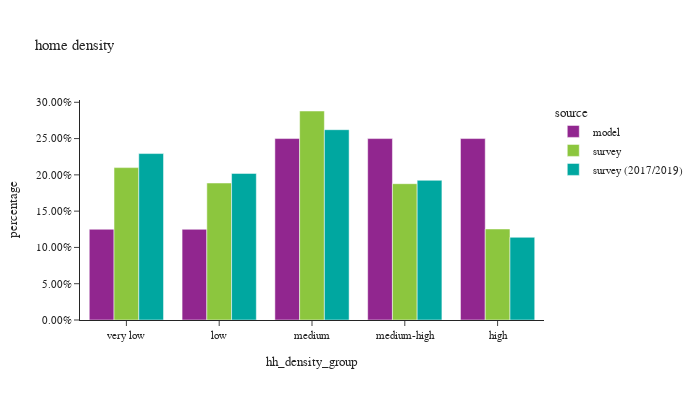

Notebook code cell kept with this figure:
### Code cell
plot_hh_stat(df_hh, 'hh_density_group', 'home density')

### Figure 1 — Plotly figure (JSON) as saved in the notebook; plotly's stock layout.template omitted (floating-point values rounded to 4 significant figures)
{"data": [{"alignmentgroup": "True", "customdata": [[217048], [216986], [434039], [434026], [434030]], "hovertemplate": "source=model<br>hh_density_group=%{x}<br>percentage=%{y}<br>sample count=%{customdata[0]}<extra></extra>", "legendgroup": "model", "marker": {"color": "#91268F", "pattern": {"shape": ""}}, "name": "model", "offsetgroup": "model", "orientation": "v", "showlegend": true, "textposition": "auto", "type": "bar", "x": ["very low", "low", "medium", "medium-high", "high"], "xaxis": "x", "y": [0.125, 0.125, 0.25, 0.25, 0.25], "yaxis": "y"}, {"alignmentgroup": "True", "customdata": [[697], [645], [1006], [666], [555]], "hovertemplate": "source=survey<br>hh_density_group=%{x}<br>percentage=%{y}<br>sample count=%{customdata[0]}<extra></extra>", "legendgroup": "survey", "marker": {"color": "#8CC63E", "pattern": {"shape": ""}}, "name": "survey", "offsetgroup": "survey", "orientation": "v", "showlegend": true, "textposition": "auto", "type": "bar", "x": ["very low", "low", "medium", "medium-high", "high"], "xaxis": "x", "y": [0.21, 0.1888, 0.288, 0.1878, 0.1254], "yaxis": "y"}, {"alignmentgroup": "True", "customdata": [[1261], [1102], [1759], [1123], [945]], "hovertemplate": "source=survey (2017/2019)<br>hh_density_group=%{x}<br>percentage=%{y}<br>sample count=%{customdata[0]}<extra></extra>", "legendgroup": "survey (2017/2019)", "marker": {"color": "#00A7A0", "pattern": {"shape": ""}}, "name": "survey (2017/2019)", "offsetgroup": "survey (2017/2019)", "orientation": "v", "showlegend": true, "textposition": "auto", "type": "bar", "x": ["very low", "low", "medium", "medium-high", "high"], "xaxis": "x", "y": [0.2293, 0.202, 0.2622, 0.1925, 0.114], "yaxis": "y"}], "layout": {"barmode": "group", "font": {"size": 11}, "height": 400, "legend": {"title": {"text": "source"}, "tracegroupgap": 0}, "title": {"text": "home density"}, "width": 700, "xaxis": {"anchor": "y", "domain": [0.0, 1.0], "title": {"text": "hh_density_group"}}, "yaxis": {"anchor": "x", "domain": [0.0, 1.0], "tickformat": ".2%", "title": {"text": "percentage"}}}}
